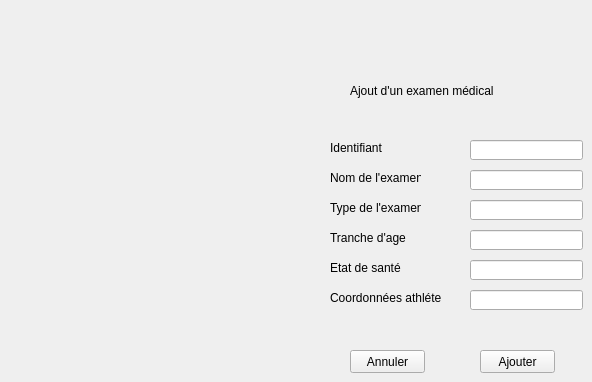
      <widget class="QWidget" name="tab_9">
       <attribute name="title">
        <string>Création</string>
       </attribute>
       <widget class="QLabel" name="label">
        <property name="geometry">
         <rect>
          <x>330</x>
          <y>140</y>
          <width>61</width>
          <height>16</height>
         </rect>
        </property>
        <property name="text">
         <string>Identifiant</string>
        </property>
       </widget>
       <widget class="QLabel" name="label_2">
        <property name="geometry">
         <rect>
          <x>330</x>
          <y>170</y>
          <width>91</width>
          <height>16</height>
         </rect>
        </property>
        <property name="text">
         <string>Nom de l'examen</string>
        </property>
       </widget>
       <widget class="QLabel" name="label_3">
        <property name="geometry">
         <rect>
          <x>330</x>
          <y>200</y>
          <width>91</width>
          <height>16</height>
         </rect>
        </property>
        <property name="text">
         <string>Type de l'examen</string>
        </property>
       </widget>
       <widget class="QLabel" name="label_4">
        <property name="geometry">
         <rect>
          <x>330</x>
          <y>230</y>
          <width>81</width>
          <height>16</height>
         </rect>
        </property>
        <property name="text">
         <string>Tranche d'age</string>
        </property>
       </widget>
       <widget class="QLabel" name="label_5">
        <property name="geometry">
         <rect>
          <x>330</x>
          <y>260</y>
          <width>81</width>
          <height>16</height>
         </rect>
        </property>
        <property name="text">
         <string>Etat de santé</string>
        </property>
       </widget>
       <widget class="QLabel" name="label_6">
        <property name="geometry">
         <rect>
          <x>330</x>
          <y>290</y>
          <width>111</width>
          <height>16</height>
         </rect>
        </property>
        <property name="text">
         <string>Coordonnées athléte</string>
        </property>
       </widget>
       <widget class="QLineEdit" name="le_id">
        <property name="geometry">
         <rect>
          <x>470</x>
          <y>140</y>
          <width>113</width>
          <height>20</height>
         </rect>
        </property>
       </widget>
       <widget class="QLineEdit" name="le_nom">
        <property name="geometry">
         <rect>
          <x>470</x>
          <y>170</y>
          <width>113</width>
          <height>20</height>
         </rect>
        </property>
       </widget>
       <widget class="QLineEdit" name="le_type">
        <property name="geometry">
         <rect>
          <x>470</x>
          <y>200</y>
          <width>113</width>
          <height>20</height>
         </rect>
        </property>
       </widget>
       <widget class="QLineEdit" name="le_age">
        <property name="geometry">
         <rect>
          <x>470</x>
          <y>230</y>
          <width>113</width>
          <height>20</height>
         </rect>
        </property>
       </widget>
       <widget class="QLineEdit" name="le_etat">
        <property name="geometry">
         <rect>
          <x>470</x>
          <y>260</y>
          <width>113</width>
          <height>20</height>
         </rect>
        </property>
       </widget>
       <widget class="QLineEdit" name="le_coordonnees">
        <property name="geometry">
         <rect>
          <x>470</x>
          <y>290</y>
          <width>113</width>
          <height>20</height>
         </rect>
        </property>
       </widget>
       <widget class="QPushButton" name="pb_ajouter">
        <property name="geometry">
         <rect>
          <x>480</x>
          <y>350</y>
          <width>75</width>
          <height>23</height>
         </rect>
        </property>
        <property name="text">
         <string>Ajouter</string>
        </property>
       </widget>
       <widget class="QPushButton" name="pb_annuler_ajout">
        <property name="geometry">
         <rect>
          <x>350</x>
          <y>350</y>
          <width>75</width>
          <height>23</height>
         </rect>
        </property>
        <property name="text">
         <string>Annuler</string>
        </property>
       </widget>
       <widget class="QLabel" name="label_91">
        <property name="geometry">
         <rect>
          <x>350</x>
          <y>80</y>
          <width>221</width>
          <height>21</height>
         </rect>
        </property>
        <property name="styleSheet">
         <string notr="true">font: 15pt &quot;Calibri&quot;;</string>
        </property>
        <property name="text">
         <string>Ajout d'un examen médical</string>
        </property>
       </widget>
      </widget>
